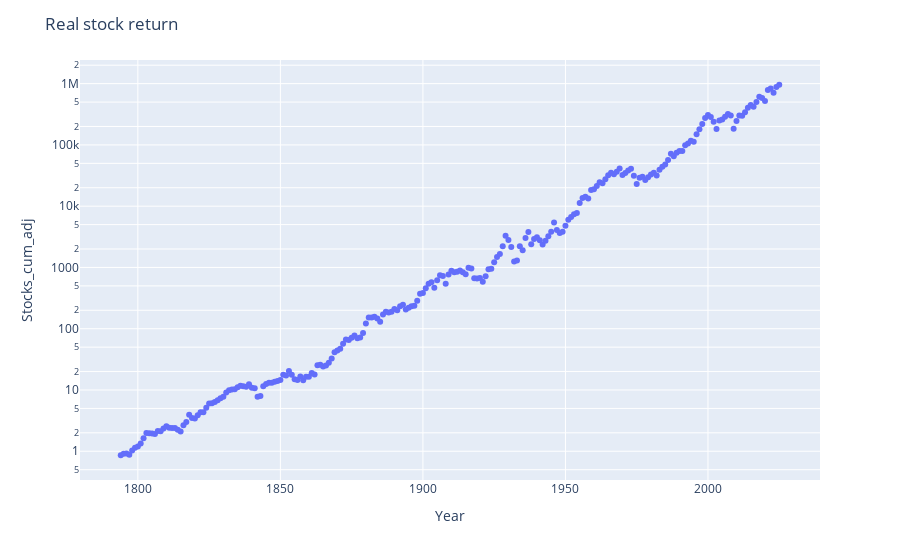

Notebook cell for this chart:
### Markdown cell above
This is not very useful, because we know from above that inflation has depreciated the value of the dollar. Therefore, we will show the stock market's value adjusted for inflation - its real returns.

### Code cell
fig = px.scatter(df, x=df.index, y='Stocks_cum_adj', log_y=True)
fig.update_layout(title="Real stock return")

### Figure 1 — Plotly figure (JSON) as saved in the notebook; plotly's stock layout.template omitted (floating-point values rounded to 4 significant figures; data arrays with more than 128 entries replaced by an {"elided": "..."} marker saying what was removed)
{"data": [{"hovertemplate": "Year=%{x}<br>Stocks_cum_adj=%{y}<extra></extra>", "legendgroup": "", "marker": {"color": "#636efa", "symbol": "circle"}, "mode": "markers", "name": "", "orientation": "v", "showlegend": false, "type": "scatter", "x": {"elided": "232 str values"}, "xaxis": "x", "y": {"elided": "232 float values"}, "yaxis": "y"}], "layout": {"autosize": true, "legend": {"tracegroupgap": 0}, "margin": {"t": 60}, "title": {"text": "Real stock return"}, "xaxis": {"anchor": "y", "autorange": true, "domain": [0, 1], "range": ["1779-09-01 15:08:21.7774", "2039-05-03 08:51:38.2226"], "title": {"text": "Year"}, "type": "date"}, "yaxis": {"anchor": "x", "autorange": true, "domain": [0, 1], "range": [-0.5333, 6.45], "title": {"text": "Stocks_cum_adj"}, "type": "log"}}}
